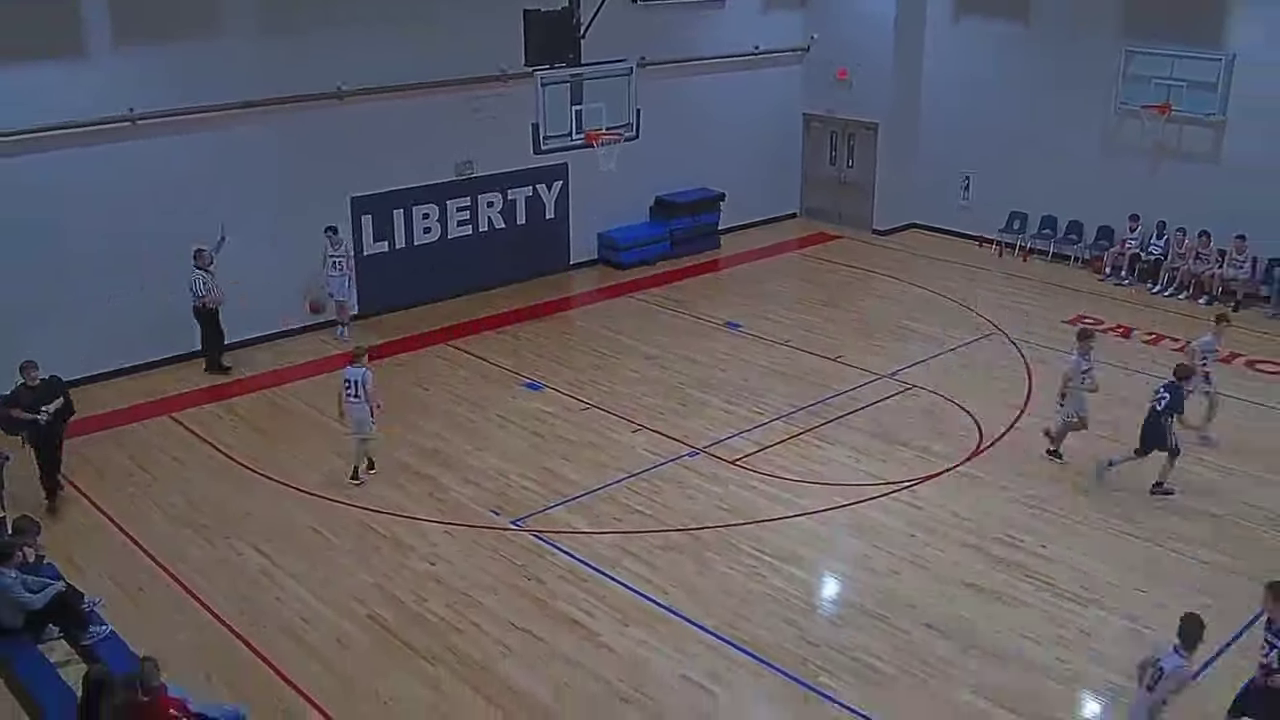
#> input picture frame 120 of q1_2min_start.webm, 1280 x 720 px, given in place of Liberty_Vs_Riverstone_Q1.webm, which was not available
$ python audit_top20_v2.py
#> lines starting #> are read from the running program, lines starting #| are printed output that depends on the picture; after the words box and inside, x2 and y2 are one past the last pixel; in counts of white or black regions, pixels touching at a corner belong together; long printed decimals are rounded; pictures that were not available may be replaced by others from this repository, and a replacement may not be noted
"""
Audit top-20 v14 detections using pixel analysis + spatial reasoning.
Classify each detection based on HSV color, edge density, basket proximity, and position.
"""
import cv2
import numpy as np
import pickle

# Load v14 data
with open('/home/monk-admin/PROJECTS/liberty-basketball-analysis/pipeline_output/shot_v14.pkl', 'rb') as f:
#> (reads pipeline_output/shot_v14.pkl from the repository)
    v14 = pickle.load(f)

shots = v14['shots']
shots.sort(key=lambda s: s['conf'], reverse=True)
top20 = shots[:20]

# Load the 720p video
video_path = '/home/monk-admin/PROJECTS/liberty-basketball-analysis/uploads/Liberty_Vs_Riverstone_Q1.webm'
cap = cv2.VideoCapture(video_path)

# Basket positions (approximate median from v14 data)
basket_left = (260.9, 566.5)
basket_right = (691.3, 448.6)

results = []

for i, s in enumerate(top20, 1):
    frame_num = s['frame']
    bx, by = s['bx'], s['by']
    conf = s['conf']

    cap.set(cv2.CAP_PROP_POS_FRAMES, frame_num)
    ret, frame = cap.read()
    if not ret:
        results.append({'idx': i, 'frame': frame_num, 'conf': conf, 'x': bx, 'y': by, 'error': 'frame read failed'})
        continue

    h_frame, w_frame = frame.shape[:2]

    # Extract 30x30 ROI around detection
    roi_size = 30
    x1 = max(0, int(bx - roi_size))
    y1 = max(0, int(by - roi_size))
    x2 = min(w_frame, int(bx + roi_size))
    y2 = min(h_frame, int(by + roi_size))

    if x2 <= x1 or y2 <= y1:
        results.append({'idx': i, 'frame': frame_num, 'conf': conf, 'x': bx, 'y': by, 'error': 'invalid ROI'})
        continue

    roi = frame[y1:y2, x1:x2]
    hsv = cv2.cvtColor(roi, cv2.COLOR_BGR2HSV)
    gray = cv2.cvtColor(roi, cv2.COLOR_BGR2GRAY)

    # Statistics
    h_vals = hsv[:,:,0].flatten().astype(float)
    s_vals = hsv[:,:,1].flatten().astype(float)
    v_vals = hsv[:,:,2].flatten().astype(float)

    mean_h = np.mean(h_vals)
    mean_s = np.mean(s_vals)
    mean_v = np.mean(v_vals)
    median_h = np.median(h_vals)
    pct_orange = np.sum((h_vals >= 5) & (h_vals <= 25) & (s_vals > 60)) / len(h_vals) * 100

    mean_gray = np.mean(gray)
    std_gray = np.std(gray)

    # Edge density
    edges = cv2.Canny(gray, 30, 100)
    edge_pct = np.sum(edges > 0) / edges.size

    # Position analysis
    x_pct = bx / w_frame * 100
    y_pct = by / h_frame * 100

    # Distance to baskets
    d_left = np.sqrt((bx - basket_left[0])**2 + (by - basket_left[1])**2)
    d_right = np.sqrt((bx - basket_right[0])**2 + (by - basket_right[1])**2)
    d_basket = min(d_left, d_right)

    # Court zone
    # 720p frame: x=0 is left, x=1280 is right, y=0 is top, y=720 is bottom
    # Left basket at ~x=260, right basket at ~x=690
    # Center court ~x=640
    is_left_side = bx < 480
    is_right_side = bx > 800
    is_center_x = 400 <= bx <= 800
    is_bottom_half = y_pct > 60

    results.append({
        'idx': i,
        'frame': frame_num,
        'conf': conf,
        'x': round(bx, 1),
        'y': round(by, 1),
        'x_pct': round(x_pct, 1),
        'y_pct': round(y_pct, 1),
        'mean_h': round(mean_h, 1),
        'median_h': round(median_h, 1),
        'mean_s': round(mean_s, 1),
        'mean_v': round(mean_v, 1),
        'pct_orange': round(pct_orange, 1),
        'edge_pct': round(edge_pct, 3),
        'd_basket': round(d_basket, 1),
        'mean_gray': round(mean_gray, 1),
        'std_gray': round(std_gray, 1),
        'is_left': is_left_side,
        'is_right': is_right_side,
        'is_center_x': is_center_x,
        'is_bottom': is_bottom_half,
    })
#> this loop made 20 passes
#> (mean_h, mean_s, mean_v, median_h, pct_orange, mean_gray, std_gray, edge_pct) on passes 2, 15, 16, 17, 19: (55.67, 24.5, 111.5, 14, 0, 105.4, 11.54, 0.0369), (128.9, 187.8, 113.2, 115, 0.111, 52.19, 27.31, 0.15), (50.62, 28.51, 121.1, 12, 0.722, 113.7, 19.09, 0.0969), (47.67, 39.28, 119.2, 8, 6.69, 109.2, 25.78, 0.281), (27.31, 19.06, 99.7, 26, 0, 98.05, 11.92, 0.0789)
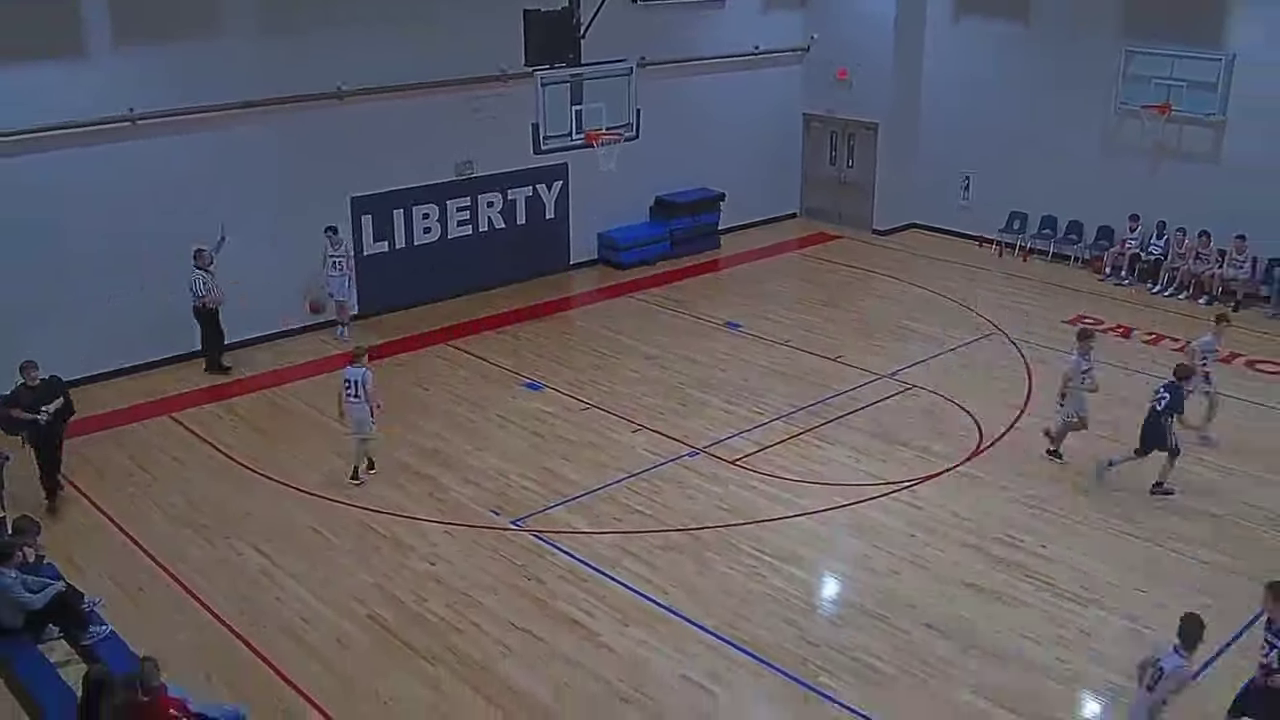
#> input picture frame 120 of q1_2min_start.webm, 1280 x 720 px, given in place of Liberty_Vs_Riverstone_Q1.webm, which was not available
#> pass 2, `roi = frame[y1:y2, x1:x2]`:
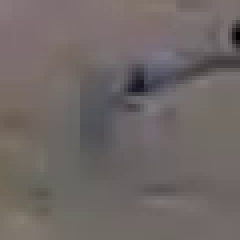
#> roi: shape (60, 60, 3) (shown 4 times larger); mean B, G, R 102, 103.3, 111
#> pass 2, `edges = cv2.Canny(gray, 30, 100)`:
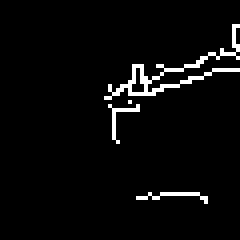
#> edges: shape (60, 60) (shown 4 times larger); 3.7% white in thin lines or dots, all inside (x1, y1, x2, y2) = (26, 6, 60, 51)
#> after the loop:
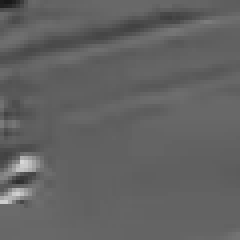
#> gray: shape (60, 60) (shown 4 times larger); min 24, max 215, mean 98
#> after the loop, results = 20 items

cap.release()

# Classification logic
print("=" * 120)
print("TOP-20 v14 DETECTION AUDIT")
print("=" * 120)
print()

basketball_count = 0
rim_count = 0
court_count = 0
player_count = 0
reflection_count = 0
other_count = 0

for r in results:
    if 'error' in r:
        print(f"#{r['idx']:>2} F{r['frame']:>5} | ERROR: {r['error']}")
        continue

    h = r['mean_h']
    s = r['mean_s']
    v = r['mean_v']
    edge = r['edge_pct']
    d_b = r['d_basket']
    orange_pct = r['pct_orange']

    scores = {
        'Basketball': 0,
        'Rim/backboard': 0,
        'Court marking/logo': 0,
        'Player/jersey': 0,
        'Floor reflection': 0,
        'Other': 0,
    }

    # Basketball: dominant orange hue (H 5-25), saturation >40, not gray, roundish
    if 5 <= h <= 25 and s > 40:
        scores['Basketball'] += 2
    if orange_pct > 30:
        scores['Basketball'] += 2
    if orange_pct > 15:
        scores['Basketball'] += 1
    # Basketballs are small, dark-ish orange-brown
    if 5 <= h <= 20 and 30 < s < 120 and 60 < v < 160:
        scores['Basketball'] += 1

    # Rim/backboard: very close to basket, higher edges
    if d_b < 50:
        scores['Rim/backboard'] += 3
    elif d_b < 100:
        scores['Rim/backboard'] += 2
    elif d_b < 150:
        scores['Rim/backboard'] += 1
    if d_b < 150 and edge > 0.1:
        scores['Rim/backboard'] += 1
    # Rim is metallic/silver - low saturation, moderate-high value
    if d_b < 200 and s < 50 and 60 < v < 180:
        scores['Rim/backboard'] += 1

    # Court marking: center area, very low saturation (floor is brown/gray)
    if r['is_center_x'] and s < 35:
        scores['Court marking/logo'] += 2
    if r['is_center_x'] and 20 < h < 40 and s < 40:
        scores['Court marking/logo'] += 1

    # Player jersey: blue hue range
    if 95 <= h <= 125 and s > 50:
        scores['Player/jersey'] += 3

    # Floor reflection: very bright, very low saturation
    if v > 180 and s < 40:
        scores['Floor reflection'] += 3
    elif v > 160 and s < 30:
        scores['Floor reflection'] += 2

    # Resolve ties with position heuristics
    best = max(scores, key=scores.get)
    best_score = scores[best]

    # If no strong signal, mark as Other
    if best_score < 2:
        best = "Other"

    # Determine audit confidence
    if best_score >= 4:
        audit_conf = "High"
    elif best_score >= 2:
        audit_conf = "Medium"
    else:
        audit_conf = "Low"

    # Tally
    if 'Basketball' in best: basketball_count += 1
    elif 'Rim' in best: rim_count += 1
    elif 'Court' in best: court_count += 1
    elif 'Player' in best: player_count += 1
    elif 'reflection' in best: reflection_count += 1
    else: other_count += 1

    print(f"#{r['idx']:>2} | F{r['frame']:>5} | conf={r['conf']:.6f} | "
          f"({r['x']:>6.1f},{r['y']:>5.1f}) | "
          f"H={r['mean_h']:>5.1f} S={r['mean_s']:>5.1f} V={r['mean_v']:>5.1f} | "
          f"Orng%={r['pct_orange']:>5.1f} | "
          f"Edge={r['edge_pct']:.3f} | dBask={r['d_basket']:>6.0f} | "
          f"Gray={r['mean_gray']:>5.1f} | "
          f"=> {best} ({audit_conf})")
#> this loop made 20 passes
#> (h, s, v, edge, d_b, orange_pct, best_score) on passes 15, 19: (128.9, 187.8, 113.2, 0.15, 141.9, 0.1, 2), (27.3, 19.1, 99.7, 0.079, 62.5, 0, 3)
#> (h, s, v, edge, d_b, orange_pct, best_score) on passes 2, 16, 17: (55.7, 24.5, 111.5, 0.037, 415.5, 0, 0), (50.6, 28.5, 121.1, 0.097, 194.6, 0.7, 1), (47.7, 39.3, 119.2, 0.281, 286.7, 6.7, 0)
#| # 1 F  808 | ERROR: frame read failed
#| # 2 | F  120 | conf=0.0016 | (1106.1,473.5) | H= 55.7 S= 24.5 V=111.5 | Orng%=  0.0 | Edge=0.037 | dBask=   416 | Gray=105.4 | => Other (Low)
#| # 3 F  467 | ERROR: frame read failed
#| # 4 F  724 | ERROR: frame read failed
#| # 5 F 2174 | ERROR: frame read failed
#| # 6 F 2051 | ERROR: frame read failed
#| # 7 F  990 | ERROR: frame read failed
#| # 8 F 1072 | ERROR: frame read failed
#> (further printed lines are left out)
#> after the loop, basketball_count = 0; court_count = 0; other_count = 3; player_count = 0; reflection_count = 0; rim_count = 2

print()
print("=" * 120)
print("AUDIT SUMMARY")
print("=" * 120)
print(f"  Basketball:      {basketball_count}")
#|   Basketball:      0
print(f"  Rim/backboard:   {rim_count}")
#|   Rim/backboard:   2
print(f"  Court marking:   {court_count}")
#|   Court marking:   0
print(f"  Player/jersey:   {player_count}")
#|   Player/jersey:   0
print(f"  Floor reflection:{reflection_count}")
#|   Floor reflection:0
print(f"  Other:           {other_count}")
#|   Other:           3
print(f"  TOTAL:           {len(results)}")
#|   TOTAL:           20
